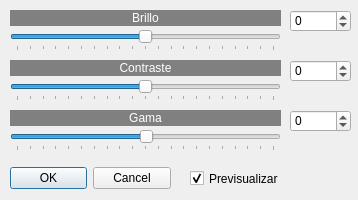
<?xml version="1.0" encoding="UTF-8"?>
<ui version="4.0">
 <class>brillocontraste</class>
 <widget class="QDialog" name="brillocontraste">
  <property name="windowModality">
   <enum>Qt::NonModal</enum>
  </property>
  <property name="enabled">
   <bool>true</bool>
  </property>
  <property name="geometry">
   <rect>
    <x>0</x>
    <y>0</y>
    <width>358</width>
    <height>200</height>
   </rect>
  </property>
  <property name="sizePolicy">
   <sizepolicy hsizetype="Fixed" vsizetype="Fixed">
    <horstretch>0</horstretch>
    <verstretch>0</verstretch>
   </sizepolicy>
  </property>
  <property name="minimumSize">
   <size>
    <width>358</width>
    <height>150</height>
   </size>
  </property>
  <property name="maximumSize">
   <size>
    <width>358</width>
    <height>200</height>
   </size>
  </property>
  <property name="windowTitle">
   <string>Brillo/contraste...</string>
  </property>
  <property name="windowIcon">
   <iconset resource="recursos.qrc">
    <normaloff>:/new/prefix1/imagenes/logo.gif</normaloff>:/new/prefix1/imagenes/logo.gif</iconset>
  </property>
  <widget class="QDialogButtonBox" name="buttonBox">
   <property name="geometry">
    <rect>
     <x>10</x>
     <y>162</y>
     <width>161</width>
     <height>32</height>
    </rect>
   </property>
   <property name="orientation">
    <enum>Qt::Horizontal</enum>
   </property>
   <property name="standardButtons">
    <set>QDialogButtonBox::Cancel|QDialogButtonBox::Ok</set>
   </property>
  </widget>
  <widget class="QSlider" name="horizontalSlider">
   <property name="geometry">
    <rect>
     <x>10</x>
     <y>30</y>
     <width>271</width>
     <height>21</height>
    </rect>
   </property>
   <property name="minimum">
    <number>-200</number>
   </property>
   <property name="maximum">
    <number>200</number>
   </property>
   <property name="orientation">
    <enum>Qt::Horizontal</enum>
   </property>
   <property name="tickPosition">
    <enum>QSlider::TicksBelow</enum>
   </property>
   <property name="tickInterval">
    <number>20</number>
   </property>
  </widget>
  <widget class="QLabel" name="label">
   <property name="geometry">
    <rect>
     <x>10</x>
     <y>10</y>
     <width>271</width>
     <height>16</height>
    </rect>
   </property>
   <property name="styleSheet">
    <string notr="true">background-color: rgb(128, 128, 128);
color: rgb(255, 255, 255);</string>
   </property>
   <property name="text">
    <string>Brillo</string>
   </property>
   <property name="alignment">
    <set>Qt::AlignCenter</set>
   </property>
  </widget>
  <widget class="QSpinBox" name="spinBox">
   <property name="geometry">
    <rect>
     <x>290</x>
     <y>10</y>
     <width>61</width>
     <height>22</height>
    </rect>
   </property>
   <property name="minimum">
    <number>-200</number>
   </property>
   <property name="maximum">
    <number>200</number>
   </property>
  </widget>
  <widget class="QSpinBox" name="spinBox_2">
   <property name="geometry">
    <rect>
     <x>290</x>
     <y>60</y>
     <width>61</width>
     <height>22</height>
    </rect>
   </property>
   <property name="minimum">
    <number>-100</number>
   </property>
   <property name="maximum">
    <number>100</number>
   </property>
  </widget>
  <widget class="QSlider" name="horizontalSlider_2">
   <property name="geometry">
    <rect>
     <x>10</x>
     <y>80</y>
     <width>271</width>
     <height>21</height>
    </rect>
   </property>
   <property name="minimum">
    <number>-100</number>
   </property>
   <property name="maximum">
    <number>100</number>
   </property>
   <property name="orientation">
    <enum>Qt::Horizontal</enum>
   </property>
   <property name="tickPosition">
    <enum>QSlider::TicksBelow</enum>
   </property>
   <property name="tickInterval">
    <number>10</number>
   </property>
  </widget>
  <widget class="QLabel" name="label_2">
   <property name="geometry">
    <rect>
     <x>10</x>
     <y>60</y>
     <width>271</width>
     <height>16</height>
    </rect>
   </property>
   <property name="styleSheet">
    <string notr="true">background-color: rgb(128, 128, 128);
color: rgb(255, 255, 255);</string>
   </property>
   <property name="text">
    <string>Contraste</string>
   </property>
   <property name="alignment">
    <set>Qt::AlignCenter</set>
   </property>
  </widget>
  <widget class="QCheckBox" name="checkBox">
   <property name="geometry">
    <rect>
     <x>190</x>
     <y>170</y>
     <width>101</width>
     <height>17</height>
    </rect>
   </property>
   <property name="text">
    <string>Previsualizar</string>
   </property>
   <property name="checked">
    <bool>true</bool>
   </property>
  </widget>
  <widget class="QSlider" name="horizontalSlider_3">
   <property name="geometry">
    <rect>
     <x>10</x>
     <y>130</y>
     <width>271</width>
     <height>21</height>
    </rect>
   </property>
   <property name="minimum">
    <number>-100</number>
   </property>
   <property name="maximum">
    <number>100</number>
   </property>
   <property name="value">
    <number>1</number>
   </property>
   <property name="orientation">
    <enum>Qt::Horizontal</enum>
   </property>
   <property name="tickPosition">
    <enum>QSlider::TicksBelow</enum>
   </property>
   <property name="tickInterval">
    <number>10</number>
   </property>
  </widget>
  <widget class="QLabel" name="label_3">
   <property name="geometry">
    <rect>
     <x>10</x>
     <y>110</y>
     <width>271</width>
     <height>16</height>
    </rect>
   </property>
   <property name="styleSheet">
    <string notr="true">background-color: rgb(128, 128, 128);
color: rgb(255, 255, 255);</string>
   </property>
   <property name="text">
    <string>Gama</string>
   </property>
   <property name="alignment">
    <set>Qt::AlignCenter</set>
   </property>
  </widget>
  <widget class="QSpinBox" name="spinBox_3">
   <property name="geometry">
    <rect>
     <x>290</x>
     <y>110</y>
     <width>61</width>
     <height>22</height>
    </rect>
   </property>
   <property name="minimum">
    <number>-100</number>
   </property>
   <property name="maximum">
    <number>100</number>
   </property>
  </widget>
 </widget>
 <resources>
  <include location="recursos.qrc"/>
 </resources>
 <connections>
  <connection>
   <sender>buttonBox</sender>
   <signal>accepted()</signal>
   <receiver>brillocontraste</receiver>
   <slot>accept()</slot>
   <hints>
    <hint type="sourcelabel">
     <x>248</x>
     <y>254</y>
    </hint>
    <hint type="destinationlabel">
     <x>157</x>
     <y>274</y>
    </hint>
   </hints>
  </connection>
  <connection>
   <sender>buttonBox</sender>
   <signal>rejected()</signal>
   <receiver>brillocontraste</receiver>
   <slot>reject()</slot>
   <hints>
    <hint type="sourcelabel">
     <x>316</x>
     <y>260</y>
    </hint>
    <hint type="destinationlabel">
     <x>286</x>
     <y>274</y>
    </hint>
   </hints>
  </connection>
 </connections>
</ui>
